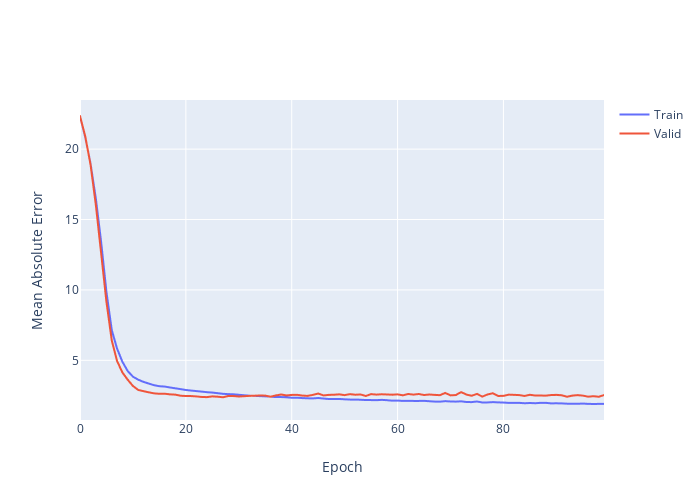

The notebook cell saved with this chart:
### Code cell
fig = go.Figure()
fig.add_trace(go.Scattergl(y=history.history['mae'],
                    name='Train'))

fig.add_trace(go.Scattergl(y=history.history['val_mae'],
                    name='Valid'))


fig.update_layout(height=500, width=700,
                  xaxis_title='Epoch',
                  yaxis_title='Mean Absolute Error')

fig.show()
